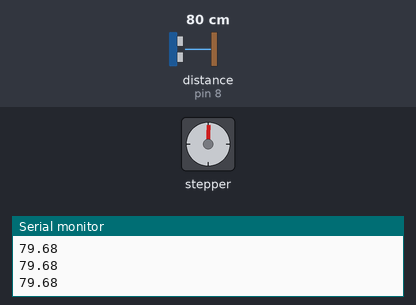
The sketch below on a simulated Arduino Uno, built with avr-gcc and run on an emulated ATmega328P. Parts: stepper motor, the last lines printed to the serial monitor. Wiring (inferred from the names in the program): ultrasonic range finder: trigger pin 9; echo pin 8. Inputs (shaded band) come from the test bench; at power-on: distance to the obstacle (sensor on pin 8) 80 cm. The echo pulse lasts 58.3 µs per cm; stepper angles assume 2048 steps per turn.

Above: at 4.2 s.
4.3 s: distance to the obstacle (sensor on pin 8) set to 25 cm
7.3 s: distance to the obstacle (sensor on pin 8) set to 21 cm
At 8.1 s:
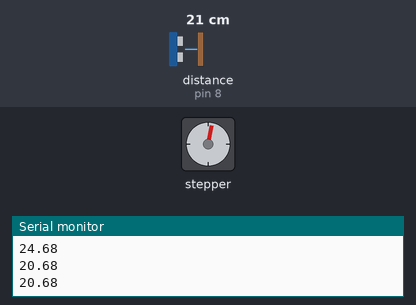
8.8 s: distance to the obstacle (sensor on pin 8) set to 2 cm
At 12.1 s:
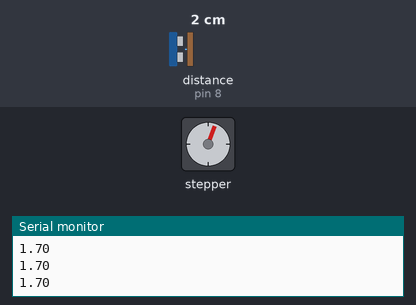
At 19.9 s:
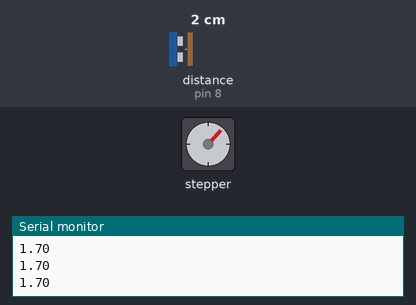
Timing chart, 0 to 20.3 s (numbered marks = the images above; inputs shaded):
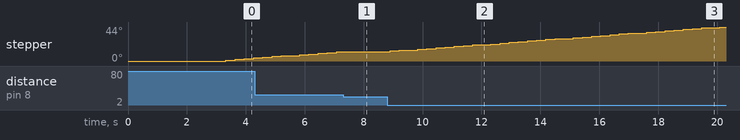

Measured:
- after the input at 7.3 s, stepper: stays 12° (without the input it goes to 13° after 0.09 s)

The sketch:

lab_sistemas.ino
```cpp
// Bibliotecas
#include <Arduino.h>

#include "general_headers.hpp"
#include "led_toolkit.hpp"
#include "motor_toolkit.hpp"
#include "lab_functions.hpp"
#include "sonar_toolkit.hpp"


float maj = DEFAULT_DIST + DEFAULT_TOLER;
float min = DEFAULT_DIST - DEFAULT_TOLER;
float ref = DEFAULT_DIST;

// Estados
uint8_t state = WARNING;
uint8_t last_state = WARNING;

// Globals
float dist = 0.0f;


void setup() {
  Serial.begin(9600);
  Serial.println("Sonar setting up...");

  sonarInit();
  motorInit(15); // de 12 RPM

  // TODO: Inicializar periférico

  // TODO: Inicializar botão de calibração

  Serial.println("Sonar READY!");
  delay(2000);
}

void loop() {
  // 1. LEITURA:
  dist = sonarRead();


  // 2. DECISÃO (Lógica com histerese):
  state = stateCase1Wrong(dist);
  // Este caso functionará. Porém falta implementar o Schmitt trigger


  // 3. AÇÃO (Baseada no estado atual)
  switch (state) {
    case SEARCHING:
      motorSweep();
      // Ex.: ledWrite(Y_PIN);
      digitalWrite(10, HIGH);
      delay(200);
      digitalWrite(10, LOW);
      Serial.println(dist);
      break;

    case IN_FOCUS:
      // O motor não faz nada, mantendo a posição trancada no alvo
      // Ex.: ledWrite(G_PIN);
      digitalWrite(11, HIGH);
      delay(200);
      digitalWrite(11, LOW);
      Serial.println(dist);
      break;

    //case CALIBRATING:
      // recordNewDist(dist, min, maj);
      // Ex.: ledWrite(Y_PIN);
      //break;

    default:
      // Erro
      ledIgnite(HIGH);
      delay(100);
      ledIgnite(LOW);
      Serial.println(dist);
      break;
  }

  delay(100);
}
```

general_headers.hpp
```cpp
#ifndef G_HEADERS_HPP
#define G_HEADERS_HPP

// Pins
#define CALIBRATION_BUTTON 2

#define PINO_TRIG 9
#define PINO_ECHO 8

#define R_PIN 10
#define Y_PIN 11
#define G_PIN 12


// Metrics (Consultar guia e documentação do HC-SR04 (Link no guia)))
#define DEFAULT_DIST  20.0f // [cm]
#define DEFAULT_TOLER 2.0f
#define TOO_CLOSE_DIST 4.0f
#define TOO_FAR_DIST  30.0f
#define OUT_OF_RANGE 999.0f


// States (switch-case na função void loop())
#define IN_FOCUS    0
#define SEARCHING   1
#define CALIBRATING 2
#define WARNING     3 // Por n ser referenciado no switch-case, aciona o estado default


// Motor Lib constants
#define OUTPUT1 7
#define OUTPUT2 6
#define OUTPUT3 5
#define OUTPUT4 4

#define STP_PER_ROTATION 2048
#define LIM_STP 512  // 1/4 de volta para a esquerda e direita

#endif
```

lab_functions.cpp
```cpp
#include <Arduino.h>

#include "lab_functions.hpp"
#include "general_headers.hpp"

void printLogs(char *input, float dist, float ref, float tol){
  Serial.print("==== ");
  Serial.print(dist);
  Serial.print("\t | Ref: ");
  Serial.print(ref);
  Serial.print("\t | Tol: ");
  Serial.print(tol);
  Serial.print("\t ==== ");
  Serial.println(input);
}

void printError(char *input, float dist, float ref, float tol){
  Serial.print("==== ");
  Serial.print("ERROR: ");
  Serial.print(dist);
  Serial.print("\t | Ref: ");
  Serial.print(ref);
  Serial.print("\t | Tol: ");
  Serial.print(tol);
  Serial.print("\t ==== ");
  Serial.println(input);
}

void recordNewDist(float maj, float min, float dist){


}

int stateCase1(float dist, float min, float maj){

}

int stateCase2(float dist, float ref, float min, float maj, int last_state){

}

int stateCase2Extended(float dist, float ref, float min, float maj, int last_state){

}


int stateCase1Wrong(float dist){

  if (dist < 18 || dist > 22) {
      //Serial.println("Focusing on close object...");
      return SEARCHING;

  }else{
      //Serial.println("Object lost, searching...");
      return IN_FOCUS;

  }
}

/*
int stateCase2Wrong(float dist){

  if (dist == DEFAULT_DIST) {
      //Serial.println("Focusing on close object...");
      return IN_PROXIMITY;

  }else{
      Serial.println("Object lost, searching...");
      return SEARCHING;

  }
}
*/
```

lab_functions.hpp
```cpp
#ifndef MY_FUNCT_HPP
#define MY_FUNCT_HPP

/**
 * @brief Prints logs in a convention.
 *
 * @param input String of an useful info in runtime
 * @param dist Distance measured
 * @param ref Reference distance
 * @param tol Tolerance
 */
void printLogs(char *input, float dist, float ref, float tol);

/**
 * @brief Prints errors in a convention.
 *
 * @param input String of an useful error info in runtime
 * @param dist Distance measured
 * @param ref Reference distance
 * @param tol Tolerance
 */
void printError(char *input, float dist, float ref, float tol);

/**
 * @brief Records a new reference distance taking in account the tolerance provided. (Example of a modification)
 *
 * @param maj Upper bound
 * @param min Lower bound
 * @param dist New reference distance
 * @param ref Reference distance
 */
void recordNewDist(float maj, float min, float dist, float ref);

/**
 * @brief Returns the state of the circuit in Case 1. Uses Smichtt Trigger to commute the state. Stops if the distance detected is considered less than the reference.
 *
 * @param dist Distance between the sensor and the obstacle
 * @param min Lower bound
 * @param maj Upper bound
 * @return int
 */
int stateCase1(float dist, float min, float maj);

/**
 * @brief Returns the state of the circuit in Case 2. Uses an interval to detect an object distancing a determined value from the sensor
 *
 * @param dist Current distance
 * @param ref Reference distance
 * @param min Lower bound
 * @param maj Upper bound
 * @param last_state
 * @return int
 */
int stateCase2(float dist, float ref, float min, float maj, int last_state);

/**
 * @brief
 *
 * @param dist Current distance
 * @param ref Reference distance
 * @param min Lower bound
 * @param maj Upper bound
 * @param last_state
 * @return int
 */
int stateCase2Extended(float dist, float ref, float min, float maj, int last_state);

/**
 * @brief Wrong example of Case 1
 *
 * @param dist Measured distance
 * @return int
 */
int stateCase1Wrong(float dist);

/**
 * @brief Wrong example of Case 2
 *
 * @param dist Measured distance
 * @return int
 */
int stateCase2Wrong(float dist);

#endif
```

led_toolkit.cpp
```cpp
#include <Arduino.h>

#include "led_toolkit.hpp"

// Pinos de aviso
uint8_t r_pin = 12;
uint8_t y_pin = 11;
uint8_t g_pin = 10;

void ledIgnite(const uint8_t mode){
  digitalWrite(r_pin, mode);
  digitalWrite(y_pin, mode);
  digitalWrite(g_pin, mode);
}

void ledInit( const uint8_t r,
              const uint8_t y,
              const uint8_t g)
{
  pinMode((r_pin = r), OUTPUT);
  pinMode((y_pin = y), OUTPUT);
  pinMode((g_pin = g), OUTPUT);

  for(int i = 0; i < 3; i++){
    ledIgnite(HIGH);
    delay(200);
    ledIgnite(LOW);
    delay(200);
  }
}

void ledWrite(const uint8_t pin){
  ledIgnite(LOW);
  delay(10);
  digitalWrite(pin, HIGH);
}

void ledWarning(){
  ledIgnite(HIGH);
  delay(100);
  ledIgnite(LOW);
}
```

led_toolkit.hpp
```cpp
#ifndef LED_TOOLKIT_
#define LED_TOOLKIT_

void ledInit( const uint8_t r,
              const uint8_t y,
              const uint8_t g);

void ledWrite(const uint8_t pin);
void ledWarning();
void ledIgnite(const uint8_t mode);

#endif
```

motor_toolkit.cpp
```cpp
#include <Arduino.h>
#include <Stepper.h>

#include "motor_toolkit.hpp"
#include "general_headers.hpp"


Stepper motor(  STP_PER_ROTATION,
                OUTPUT1,
                OUTPUT3,
                OUTPUT2,
                OUTPUT4);

int cur_stp = 0;
int direct = 1;


void motorInit(int speed_rpm) {
  motor.setSpeed(speed_rpm);
}

void motorSweep() {
  motor.step(direct * 5);  // Avança 5 passos de cada vez
  cur_stp += (direct * 5);

  // Inverte a direção (LIM_STP configura os limites de passada)
  if (cur_stp >= LIM_STP || cur_stp <= -LIM_STP) {
    direct *= -1;
  }
}
```

motor_toolkit.hpp
```cpp
#ifndef MOTOR_TK_HPP
#define MOTOR_TK_HPP

void motorInit(int speed_rpm);
void motorSweep();

#endif
```

sonar_toolkit.cpp
```cpp
#include <Arduino.h>

#include "sonar_toolkit.hpp"
#include "general_headers.hpp"

void sonarInit() {
  pinMode(PINO_TRIG, OUTPUT);
  digitalWrite(PINO_TRIG, LOW);
  delayMicroseconds(2);
  pinMode(PINO_ECHO, INPUT);
  delay(1000);  //Warm-Up
}

float sonarRead() {
  digitalWrite(PINO_TRIG, HIGH);
  delayMicroseconds(10);
  digitalWrite(PINO_TRIG, LOW);

  // TIMEOUT 30 ms para recolher a arcada de ECHO
  long tof = pulseIn(PINO_ECHO,
                     HIGH,
                     30000);

  if (tof == 0) {
    return OUT_OF_RANGE;  // Retorna OUT_OF_RANGE se o retorno for 0 (FOR DEBUG HUSTLES)
  }
  return (tof * 0.0343) / 2.0;
}
```

sonar_toolkit.hpp
```cpp
#ifndef SONAR_TK_HPP
#define SONAR_TK_HPP


void sonarInit();
float sonarRead();

#endif
```
